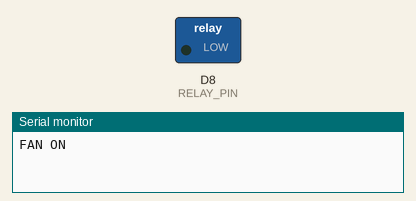
Recording of a sketch running on a simulated ESP8266 (NodeMCU). On the bench: switched loads named in the sketch (green lamp = pin HIGH), the last lines printed to the serial monitor.

Above: at 2.5 s.
At 7.5 s:
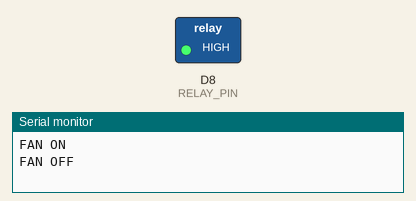
Timing chart, 0 to 13.0 s (numbered marks = the images above):
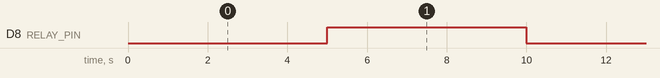

The sketch:

sketch_fan_relay.ino
```cpp
#define RELAY_PIN D8

void setup() {
  Serial.begin(115200);
  pinMode(RELAY_PIN, OUTPUT);
}

void loop() {

  Serial.println("FAN ON");
  digitalWrite(RELAY_PIN, LOW);
  delay(5000);

  Serial.println("FAN OFF");
  digitalWrite(RELAY_PIN, HIGH);
  delay(5000);

}
```

Measured:
- by itself, D8 (RELAY_PIN): alternates HIGH for 5.0 s and LOW for 5.0 s
